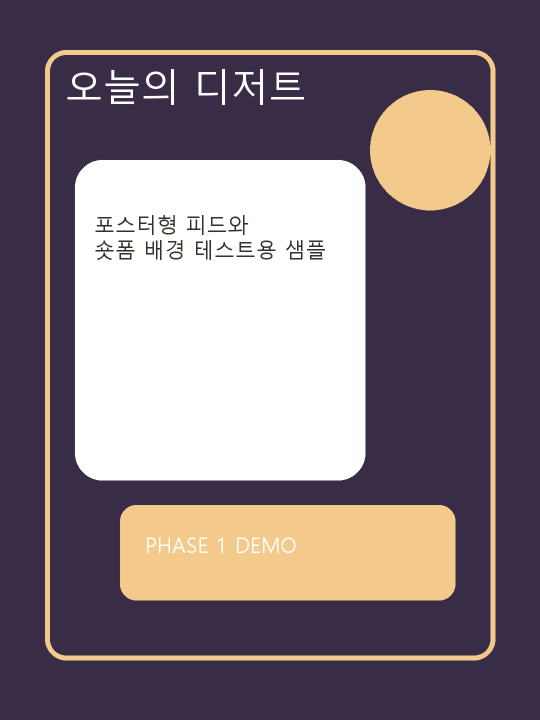
#> input picture samples/input/cafe/cafe-dessert-02.png, 1080 x 1440 px (shown at 1/2 size)
$ python -i framing.py   (imports and definitions only)
#> lines starting #> are read from the running program, lines starting #| are printed output that depends on the picture
from __future__ import annotations

from pathlib import Path

from PIL import Image, ImageFilter, ImageOps, ImageStat


def extract_structure_features(image_path: Path) -> dict[str, float]:
    image = Image.open(image_path).convert("L")
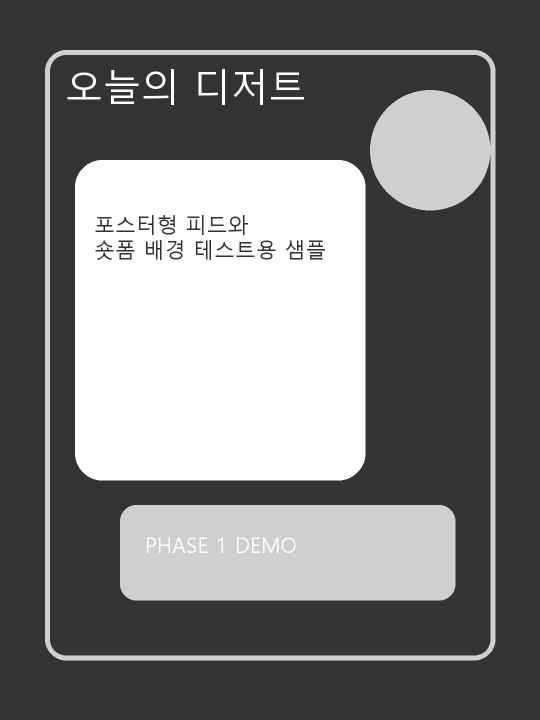
#> image: PIL image 1080x1440 L (shown at 1/2 size); min 44, max 255, mean 121.1
    resized = image.resize((180, 240), Image.Resampling.LANCZOS)
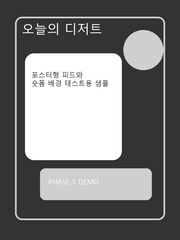
#> resized: PIL image 180x240 L; min 18, max 255, mean 120.9
    edges = resized.filter(ImageFilter.FIND_EDGES)
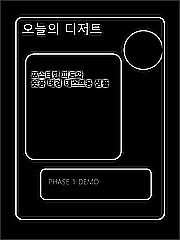
#> edges: PIL image 180x240 L; min 0, max 255, mean 17.8

    mean_edge = ImageStat.Stat(edges).mean[0] / 255.0
#> mean_edge = 0.0698
    top_edge = ImageStat.Stat(edges.crop((0, 0, 180, 80))).mean[0] / 255.0
#> top_edge = 0.0909
    bottom_edge = ImageStat.Stat(edges.crop((0, 160, 180, 240))).mean[0] / 255.0
#> bottom_edge = 0.0618
    center_edge = ImageStat.Stat(edges.crop((60, 0, 120, 240))).mean[0] / 255.0
#> center_edge = 0.0641

    edge_floor = mean_edge + 1e-6
#> edge_floor = 0.0698
    return {
        "aspect_ratio": round(image.width / image.height, 4),
        "mean_edge": round(mean_edge, 4),
        "top_edge_ratio": round(top_edge / edge_floor, 4),
        "bottom_edge_ratio": round(bottom_edge / edge_floor, 4),
        "center_edge_ratio": round(center_edge / edge_floor, 4),
    }


# [26 lines left out: functions classify_shot_type, choose_prepare_mode, not called in this run]


def _prepare_cover(image: Image.Image, width: int, height: int, centering: tuple[float, float]) -> Image.Image:
    return ImageOps.fit(image, (width, height), method=Image.Resampling.LANCZOS, centering=centering)


# [19 lines left out: functions _prepare_contain_blur, prepare_image, not called in this run]

>>> result = extract_structure_features('../../../samples/input/cafe/cafe-dessert-02.png')
#> result = {'aspect_ratio': 0.75, 'mean_edge': 0.0698, 'top_edge_ratio': 1.3, 'bottom_edge_ratio': 0.886, 'center_edge_ratio': 0.919}
